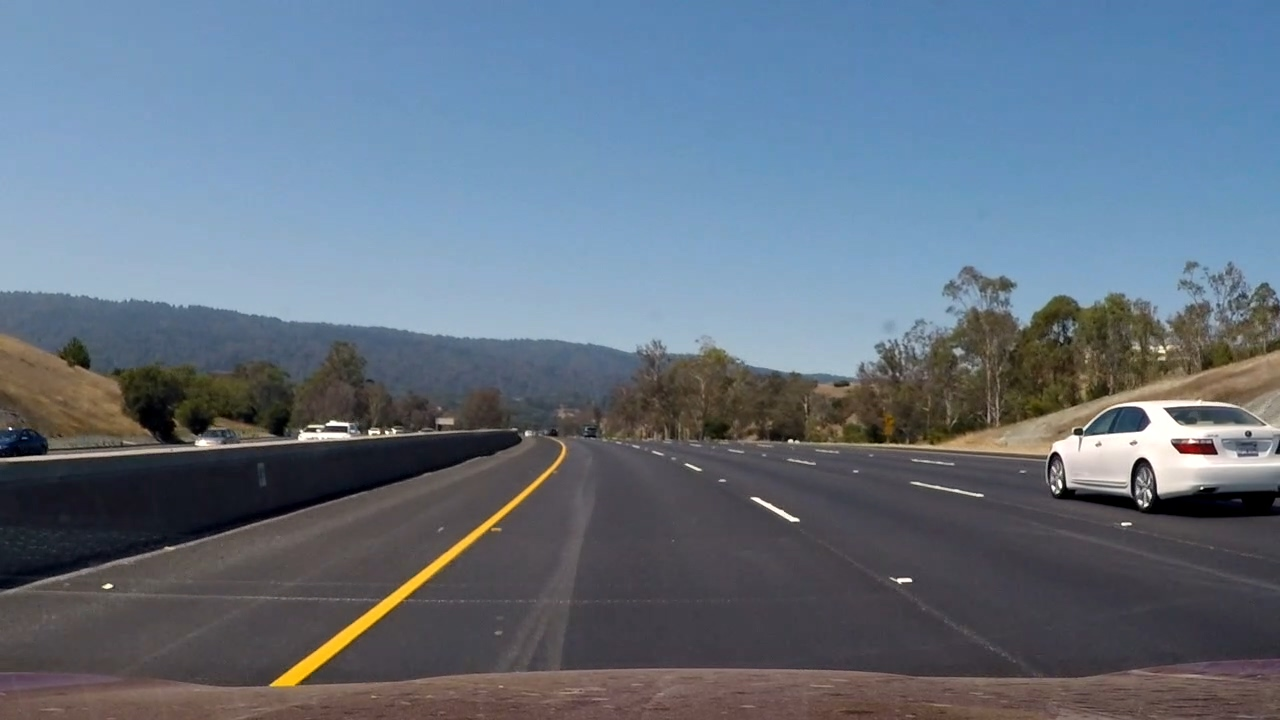
#> input picture test_images/mytest4.jpg, 1280 x 720 px
$ python pipeline_test.py   (older library calls are emulated)
#> lines starting #> are read from the running program, lines starting #| are printed output that depends on the picture; after the words box and inside, x2 and y2 are one past the last pixel; in counts of white or black regions, pixels touching at a corner belong together
### camera.py
#!/usr/bin/env python
# coding=utf-8

import cv2
import numpy as np
import pickle
import os


# [42 lines left out: function calibrate_camera, not called in this run]


def load_cached_camera_parameters(cache_path):
#> called with cache_path = 'camera_params.p'
    if cache_path is not None and os.path.isfile(cache_path):
        with open(cache_path, "rb") as f:
#> (reads camera_params.p from the repository)
#> in pipe_test, img is the input picture: shape (720, 1280, 3); mean R, G, B 99.6, 112.9, 128.1
            camera_params = pickle.load(f)
            return camera_params["intrinsic"], camera_params["distortion"]
    return None, None


def undistort_image(image, intrinsic, distortion):
    return cv2.undistort(image, intrinsic, distortion, None, intrinsic)

### image_filter.py
#!/usr/bin/env python
# coding=utf-8

import cv2
import numpy as np

import configure as cfg

from camera import undistort_image


def sobel_filter(gray_image, sobel_kernel=3,
                 magnitude_thresh=None, direction_thresh=None,
                 abs_x_thresh=None, abs_y_thresh=None):
#> called with sobel_kernel = 3, magnitude_thresh = (20, 180), direction_thresh = (0.6, 1.3), abs_x_thresh = (20, 160)
    abs_sobel_x = np.absolute(cv2.Sobel(gray_image, cv2.CV_64F, 1, 0, ksize=sobel_kernel))
    abs_sobel_y = np.absolute(cv2.Sobel(gray_image, cv2.CV_64F, 0, 1, ksize=sobel_kernel))

    sobel_xy_mask = np.ones_like(gray_image, dtype=np.bool)
    use_sobel_xy = False
    if abs_x_thresh is not None:
        scaled_sobel_x = 255 * abs_sobel_x / np.max(abs_sobel_x)
        scaled_sobel_x = scaled_sobel_x.astype(np.uint8)
        sobel_xy_mask = (sobel_xy_mask &
                         (scaled_sobel_x >= abs_x_thresh[0]) & (scaled_sobel_x <= abs_x_thresh[1]))
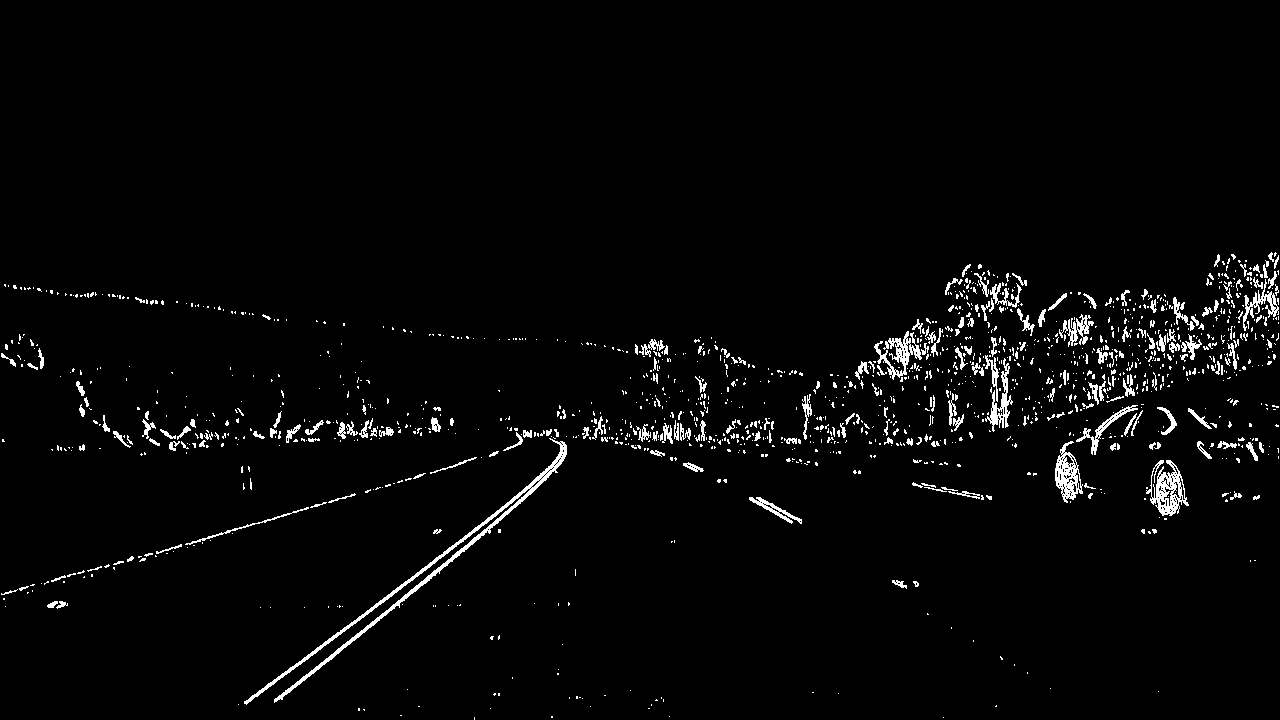
#> sobel_xy_mask: shape (720, 1280) bool; 2.7% white in thin lines or dots, all inside (x1, y1, x2, y2) = (1, 252, 1279, 720)
        use_sobel_xy = True
    if abs_y_thresh is not None:
        scaled_sobel_y = 255 * abs_sobel_y / np.max(abs_sobel_y)
        scaled_sobel_y = scaled_sobel_y.astype(np.uint8)
        sobel_xy_mask = (sobel_xy_mask &
                         (scaled_sobel_y >= abs_y_thresh[0]) & (scaled_sobel_y <= abs_y_thresh[1]))
        use_sobel_xy = True

    magnitude_direction_mask = np.ones_like(gray_image, dtype=np.bool)
    use_magnitude_direction = False
    if magnitude_thresh is not None:
        gradient_magnitude = np.sqrt(abs_sobel_x ** 2 + abs_sobel_y ** 2)
        scaled_magnitude = 255 * gradient_magnitude / np.max(gradient_magnitude)
        scaled_magnitude = scaled_magnitude.astype(np.uint8)
        magnitude_direction_mask = (magnitude_direction_mask
                                    & (scaled_magnitude >= magnitude_thresh[0])
                                    & (scaled_magnitude <= magnitude_thresh[1]))
#> magnitude_direction_mask: shape (720, 1280) bool; 6.9% white; 952 white regions (806 under 20 px), largest, box (x1, y1, x2, y2) and area: (0, 405, 1280, 712) 18646, (696, 326, 1280, 530) 16314, (0, 251, 1280, 398) 11767
        use_magnitude_direction = True
    if direction_thresh is not None:
        abs_grad_direction = np.arctan2(abs_sobel_y, abs_sobel_x)
        magnitude_direction_mask = (magnitude_direction_mask
                                    & (abs_grad_direction >= direction_thresh[0])
                                    & (abs_grad_direction <= direction_thresh[1]))
#> magnitude_direction_mask: shape (720, 1280) bool; 2.4% white in thin lines or dots, all inside (x1, y1, x2, y2) = (1, 251, 1279, 719)
        use_magnitude_direction = True

    if use_sobel_xy and use_magnitude_direction:
        return sobel_xy_mask & magnitude_direction_mask
#> returned value: shape (720, 1280) bool; 1.2% white in thin lines or dots, all inside (x1, y1, x2, y2) = (1, 252, 1279, 718)
    elif use_sobel_xy:
        return sobel_xy_mask
    elif use_magnitude_direction:
        return magnitude_direction_mask
    else:
        return np.ones_like(gray_image, dtype=np.bool)


def hls_filter(rgb_image, s_thresh, l_thresh=None, h_thresh=None):
#> called with s_thresh = (160, 255)
    hls = cv2.cvtColor(rgb_image, cv2.COLOR_RGB2HLS).astype(np.float32)
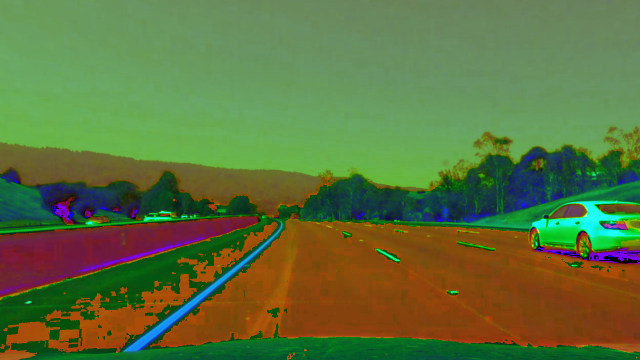
#> hls: shape (720, 1280, 3) float32 (shown at 1/2 size); mean R, G, B 93.2, 113.8, 60.7
    channel_s = hls[:, :, 2]
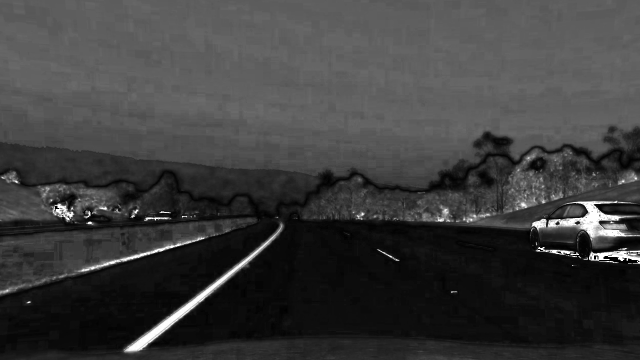
#> channel_s: shape (720, 1280) float32 (shown at 1/2 size); min 0, max 255, mean 60.7
    mask = (channel_s >= s_thresh[0]) & (channel_s <= s_thresh[1])
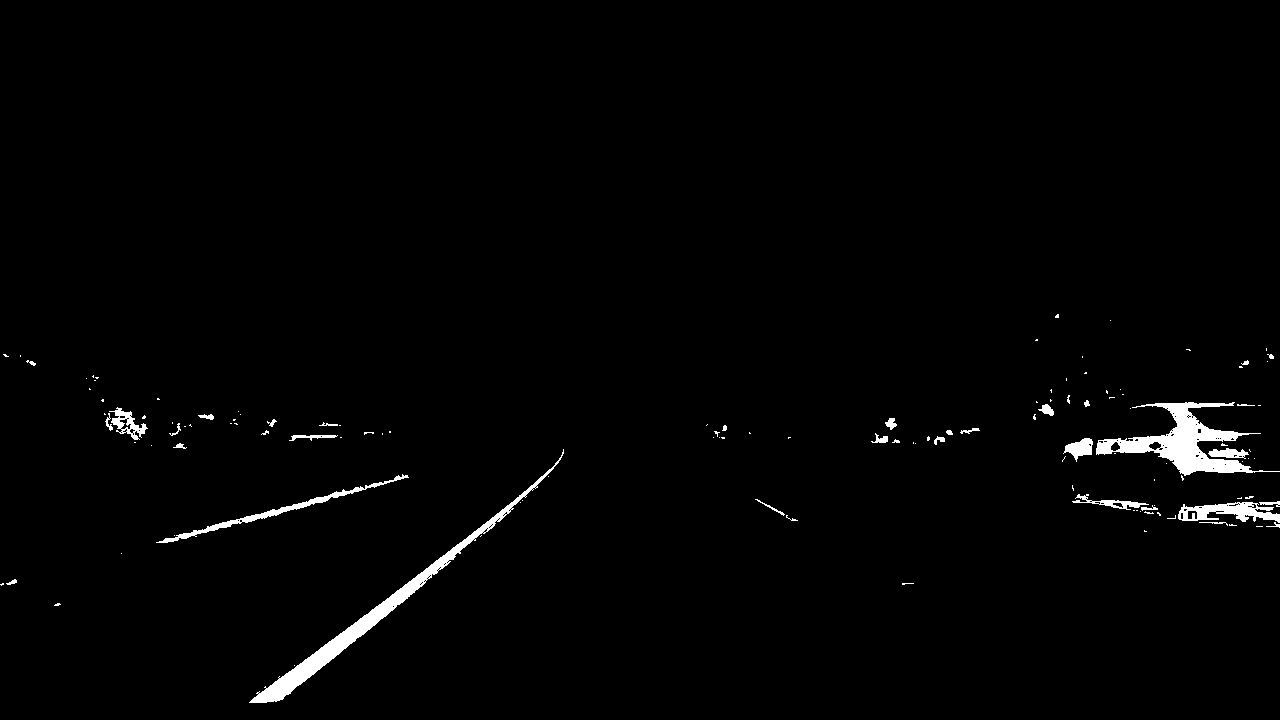
#> mask: shape (720, 1280) bool; 1.5% white; 126 white regions (92 under 20 px), largest, box (x1, y1, x2, y2) and area: (1096, 402, 1280, 476) 4201, (249, 449, 564, 703) 4178, (156, 474, 409, 543) 1171
    return mask


def rgb_filter(rgb_image, r_thresh, g_thresh=None, b_thresh=None):
#> called with r_thresh = (205, 255)
    channel_r = rgb_image[:, :, 0]
#> (the rest of the program and of its run is left out)
